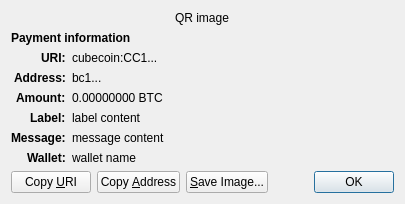
<?xml version="1.0" encoding="UTF-8"?>
<ui version="4.0">
 <class>ReceiveRequestDialog</class>
 <widget class="QDialog" name="ReceiveRequestDialog">
  <property name="geometry">
   <rect>
    <x>0</x>
    <y>0</y>
    <width>413</width>
    <height>229</height>
   </rect>
  </property>
  <property name="windowTitle">
   <string>Request payment to ...</string>
  </property>
  <layout class="QGridLayout" name="gridLayout" columnstretch="0,1">
   <property name="sizeConstraint">
    <enum>QLayout::SetFixedSize</enum>
   </property>
   <item row="0" column="0" colspan="2" alignment="Qt::AlignHCenter">
    <widget class="QRImageWidget" name="qr_code">
     <property name="text">
      <string notr="true">QR image</string>
     </property>
     <property name="textInteractionFlags">
      <set>Qt::NoTextInteraction</set>
     </property>
    </widget>
   </item>
   <item row="1" column="0" colspan="2">
    <widget class="QLabel" name="payment_header">
     <property name="font">
      <font>
       <weight>75</weight>
       <bold>true</bold>
      </font>
     </property>
     <property name="text">
      <string>Payment information</string>
     </property>
     <property name="textInteractionFlags">
      <set>Qt::NoTextInteraction</set>
     </property>
    </widget>
   </item>
   <item row="2" column="0" alignment="Qt::AlignRight|Qt::AlignTop">
    <widget class="QLabel" name="uri_tag">
     <property name="font">
      <font>
       <weight>75</weight>
       <bold>true</bold>
      </font>
     </property>
     <property name="text">
      <string notr="true">URI:</string>
     </property>
     <property name="textFormat">
      <enum>Qt::PlainText</enum>
     </property>
     <property name="textInteractionFlags">
      <set>Qt::NoTextInteraction</set>
     </property>
    </widget>
   </item>
   <item row="2" column="1" alignment="Qt::AlignTop">
    <widget class="QLabel" name="uri_content">
     <property name="text">
      <string notr="true">cubecoin:CC1...</string>
     </property>
     <property name="textFormat">
      <enum>Qt::RichText</enum>
     </property>
     <property name="wordWrap">
      <bool>true</bool>
     </property>
     <property name="textInteractionFlags">
      <set>Qt::TextSelectableByMouse</set>
     </property>
    </widget>
   </item>
   <item row="3" column="0" alignment="Qt::AlignRight|Qt::AlignTop">
    <widget class="QLabel" name="address_tag">
     <property name="font">
      <font>
       <weight>75</weight>
       <bold>true</bold>
      </font>
     </property>
     <property name="text">
      <string>Address:</string>
     </property>
     <property name="textInteractionFlags">
      <set>Qt::NoTextInteraction</set>
     </property>
    </widget>
   </item>
   <item row="3" column="1" alignment="Qt::AlignTop">
    <widget class="QLabel" name="address_content">
     <property name="text">
      <string notr="true">bc1...</string>
     </property>
     <property name="textFormat">
      <enum>Qt::PlainText</enum>
     </property>
     <property name="textInteractionFlags">
      <set>Qt::TextSelectableByMouse</set>
     </property>
    </widget>
   </item>
   <item row="4" column="0" alignment="Qt::AlignRight|Qt::AlignTop">
    <widget class="QLabel" name="amount_tag">
     <property name="font">
      <font>
       <weight>75</weight>
       <bold>true</bold>
      </font>
     </property>
     <property name="text">
      <string>Amount:</string>
     </property>
     <property name="textInteractionFlags">
      <set>Qt::NoTextInteraction</set>
     </property>
    </widget>
   </item>
   <item row="4" column="1" alignment="Qt::AlignTop">
    <widget class="QLabel" name="amount_content">
     <property name="text">
      <string notr="true">0.00000000 BTC</string>
     </property>
     <property name="textFormat">
      <enum>Qt::PlainText</enum>
     </property>
     <property name="textInteractionFlags">
      <set>Qt::TextSelectableByMouse</set>
     </property>
    </widget>
   </item>
   <item row="5" column="0" alignment="Qt::AlignRight|Qt::AlignTop">
    <widget class="QLabel" name="label_tag">
     <property name="font">
      <font>
       <weight>75</weight>
       <bold>true</bold>
      </font>
     </property>
     <property name="text">
      <string>Label:</string>
     </property>
     <property name="textInteractionFlags">
      <set>Qt::NoTextInteraction</set>
     </property>
    </widget>
   </item>
   <item row="5" column="1" alignment="Qt::AlignTop">
    <widget class="QLabel" name="label_content">
     <property name="text">
      <string notr="true">label content</string>
     </property>
     <property name="textFormat">
      <enum>Qt::PlainText</enum>
     </property>
     <property name="wordWrap">
      <bool>true</bool>
     </property>
     <property name="textInteractionFlags">
      <set>Qt::TextSelectableByMouse</set>
     </property>
    </widget>
   </item>
   <item row="6" column="0" alignment="Qt::AlignRight|Qt::AlignTop">
    <widget class="QLabel" name="message_tag">
     <property name="font">
      <font>
       <weight>75</weight>
       <bold>true</bold>
      </font>
     </property>
     <property name="text">
      <string>Message:</string>
     </property>
     <property name="textInteractionFlags">
      <set>Qt::NoTextInteraction</set>
     </property>
    </widget>
   </item>
   <item row="6" column="1" alignment="Qt::AlignTop">
    <widget class="QLabel" name="message_content">
     <property name="text">
      <string notr="true">message content</string>
     </property>
     <property name="textFormat">
      <enum>Qt::PlainText</enum>
     </property>
     <property name="wordWrap">
      <bool>true</bool>
     </property>
     <property name="textInteractionFlags">
      <set>Qt::TextSelectableByMouse</set>
     </property>
    </widget>
   </item>
   <item row="7" column="0" alignment="Qt::AlignRight|Qt::AlignTop">
    <widget class="QLabel" name="wallet_tag">
     <property name="font">
      <font>
       <weight>75</weight>
       <bold>true</bold>
      </font>
     </property>
     <property name="text">
      <string>Wallet:</string>
     </property>
     <property name="textInteractionFlags">
      <set>Qt::NoTextInteraction</set>
     </property>
    </widget>
   </item>
   <item row="7" column="1" alignment="Qt::AlignTop">
    <widget class="QLabel" name="wallet_content">
     <property name="text">
      <string notr="true">wallet name</string>
     </property>
     <property name="textFormat">
      <enum>Qt::PlainText</enum>
     </property>
     <property name="wordWrap">
      <bool>true</bool>
     </property>
     <property name="textInteractionFlags">
      <set>Qt::TextSelectableByMouse</set>
     </property>
    </widget>
   </item>
   <item row="8" column="0" colspan="2">
    <layout class="QHBoxLayout" name="horizontalLayout">
     <item>
      <widget class="QPushButton" name="btnCopyURI">
       <property name="text">
        <string>Copy &amp;URI</string>
       </property>
       <property name="autoDefault">
        <bool>false</bool>
       </property>
      </widget>
     </item>
     <item>
      <widget class="QPushButton" name="btnCopyAddress">
       <property name="text">
        <string>Copy &amp;Address</string>
       </property>
       <property name="autoDefault">
        <bool>false</bool>
       </property>
      </widget>
     </item>
     <item>
      <widget class="QPushButton" name="btnSaveAs">
       <property name="text">
        <string>&amp;Save Image...</string>
       </property>
       <property name="autoDefault">
        <bool>false</bool>
       </property>
      </widget>
     </item>
     <item>
      <spacer name="horizontalSpacer_2">
       <property name="orientation">
        <enum>Qt::Horizontal</enum>
       </property>
       <property name="sizeHint" stdset="0">
        <size>
         <width>40</width>
         <height>20</height>
        </size>
       </property>
      </spacer>
     </item>
     <item>
      <widget class="QDialogButtonBox" name="buttonBox">
       <property name="focusPolicy">
        <enum>Qt::StrongFocus</enum>
       </property>
       <property name="standardButtons">
        <set>QDialogButtonBox::Ok</set>
       </property>
      </widget>
     </item>
    </layout>
   </item>
  </layout>
 </widget>
 <customwidgets>
  <customwidget>
   <class>QRImageWidget</class>
   <extends>QLabel</extends>
   <header>qt/qrimagewidget.h</header>
  </customwidget>
 </customwidgets>
 <tabstops>
  <tabstop>buttonBox</tabstop>
  <tabstop>btnCopyURI</tabstop>
  <tabstop>btnCopyAddress</tabstop>
  <tabstop>btnSaveAs</tabstop>
 </tabstops>
 <resources/>
 <connections>
  <connection>
   <sender>buttonBox</sender>
   <signal>accepted()</signal>
   <receiver>ReceiveRequestDialog</receiver>
   <slot>accept()</slot>
   <hints>
    <hint type="sourcelabel">
     <x>135</x>
     <y>230</y>
    </hint>
    <hint type="destinationlabel">
     <x>135</x>
     <y>126</y>
    </hint>
   </hints>
  </connection>
 </connections>
</ui>
